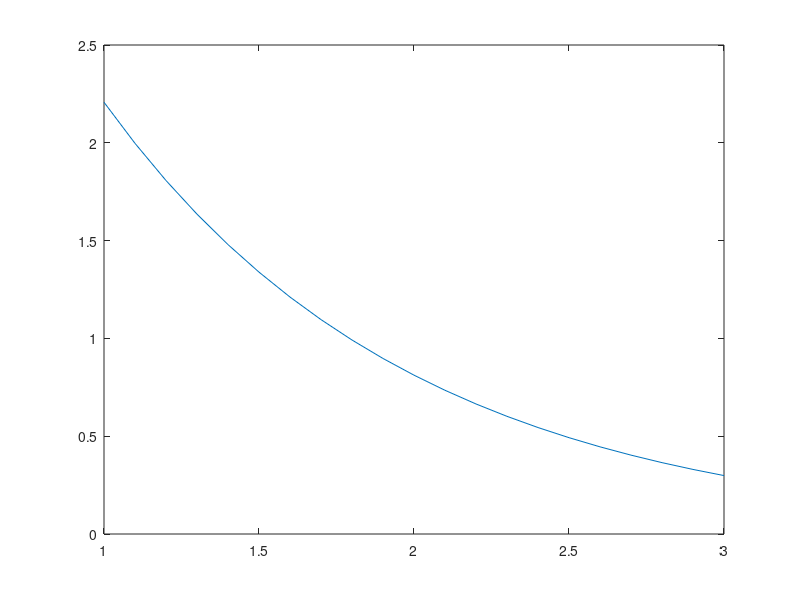
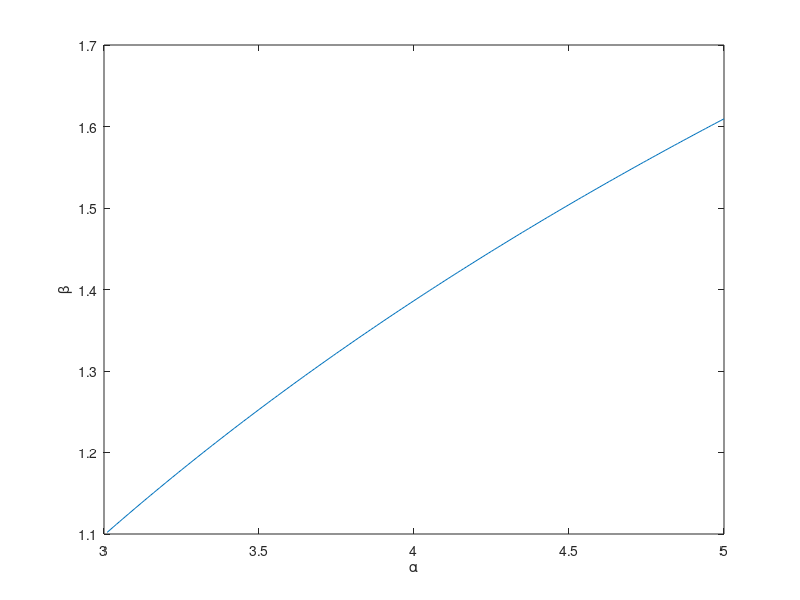

These charts were generated, in order, by the following MATLAB code:
alfa=1:.1:3
beta=6*exp(-alfa);
figure;
plot(alfa,beta)
u=3.01:.01:5;
v=log(u);
figure;
plot(u,v)
xlabel('\alpha')
ylabel('\beta')